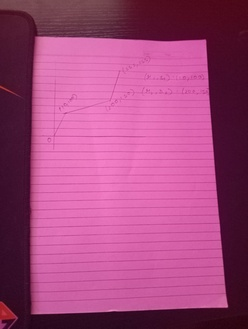
%> input picture images/image1.jpeg, 248 x 329 px, shrunk from 1204 x 1600 before the run
$ octave EdgeDetecton.m   (GNU Octave 9; MATLAB toolbox functions it lacks are replaced by stand-ins)
%> lines starting %> are read from the running program, lines starting %| are printed output that depends on the picture
clear;
close all;

inputImage1 = imread('../images/image1.jpeg');
%> inputImage1 is the input picture: size 329x248x3 uint8; mean R, G, B 162, 71.2, 123.2
inputImage2 = imread('../images/image2.jpeg');
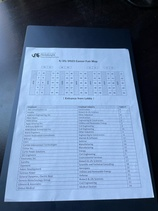
%> input picture images/image2.jpeg, 158 x 211 px, shrunk from 768 x 1024 before the run
%> inputImage2 is the input picture: size 211x158x3 uint8; mean R, G, B 101.3, 124.9, 157.5
inputImage3 = imread('../images/image3.jpeg');
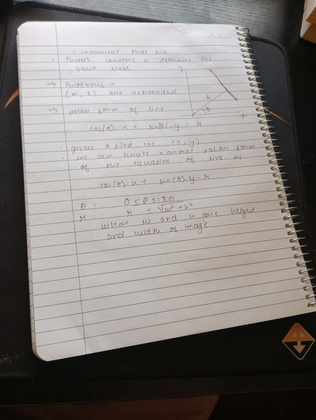
%> input picture images/image3.jpeg, 316 x 420 px, shrunk from 1536 x 2040 before the run
%> inputImage3 is the input picture: size 420x316x3 uint8; mean R, G, B 132.1, 128, 125.3

[rectifiedImage1, edgeImg1, cornerPoints1, numberOfLines1, relevantLines1, rRange1, thetaRange1] = imageRectification(inputImage1);
% [78 lines not run here, left out]
function [rectifiedImage, edgeImg, cornerPoints, numberOfLines, relevantLines, rRange, thetaRange] = imageRectification(inputImage)
    [edgeImg] = getEdgeImage(inputImage);
    [houghTransformLine, rRange, thetaRange] = houghTransformForLine(edgeImg);
    [numberOfLines, relevantLines] = relevantLineIdentification(houghTransformLine);
    cornerPoints = getCornerPoints(numberOfLines, relevantLines, rRange, thetaRange, size(edgeImg));
    rectifiedImage = rectifyImage(inputImage, cornerPoints);
end

% [165 lines left out: functions rectifyImage, computeHomographyMatrix, homographyTransform, plotTheStatistics, getCornerPoints, relevantLineIdentification and 2 more, not called in this run]

function [edgeImg] = getEdgeImage(inputImage)
    grayImage = rgb2gray(inputImage);
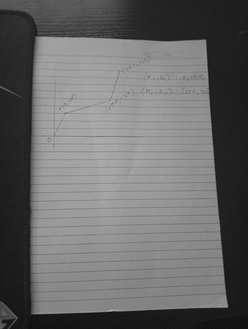
%> grayImage: size 329x248 uint8; min 13, max 177, mean 104.3
    [~, k, sigma] = findOptimumEdges(myImgaussfilt(grayImage, 4));
    edgeImg = removeBackgroundNoise(edgeDetection(myImgaussfilt(grayImage, 4), k, sigma));
end

function filteredImage = myImgaussfilt(image, sigma)
%> called with sigma = 4
    kSize = 2 * ceil(3 * sigma) + 1;
    kernel = createGaussianKernel(kSize, sigma);
    filteredImage = conv2(image, kernel, 'same');
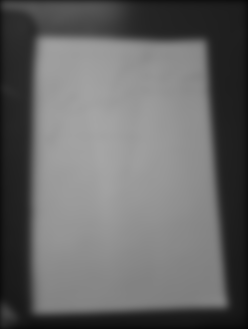
%> filteredImage: size 329x248 double; min 5.57, max 165.6, mean 103.5
%> the run ends on the next line
end

function kernel = createGaussianKernel(kSize, sigma)
    kernel = zeros(kSize, kSize);
    center = (kSize + 1) / 2;
    sumValues = 0;
    for i = 1:kSize
        for j = 1:kSize
            distance = ((i - center)^2 + (j - center)^2) / (2 * sigma^2);
            kernel(i, j) = exp(-distance);
            sumValues = sumValues + kernel(i, j);
        end
    end
    kernel = kernel / sumValues;
end


function [edges, k, sigma] = findOptimumEdges(image)
    bestScore = 0;
    bestEdges = [];
    bestK = 0;
    bestSigma = 0;
    for k = 3:2:30
        for sigma = 0.5:0.1:3.0
            edgePixels = edgeDetection(image, k, sigma);
            score = sum(edgePixels(:));
            if score > bestScore
                bestScore = score;
                bestEdges = edgePixels;
                bestK = k;
                bestSigma = sigma;
            end
        end
    end
    edges = bestEdges;
    k = bestK;
    sigma = bestSigma;
end
